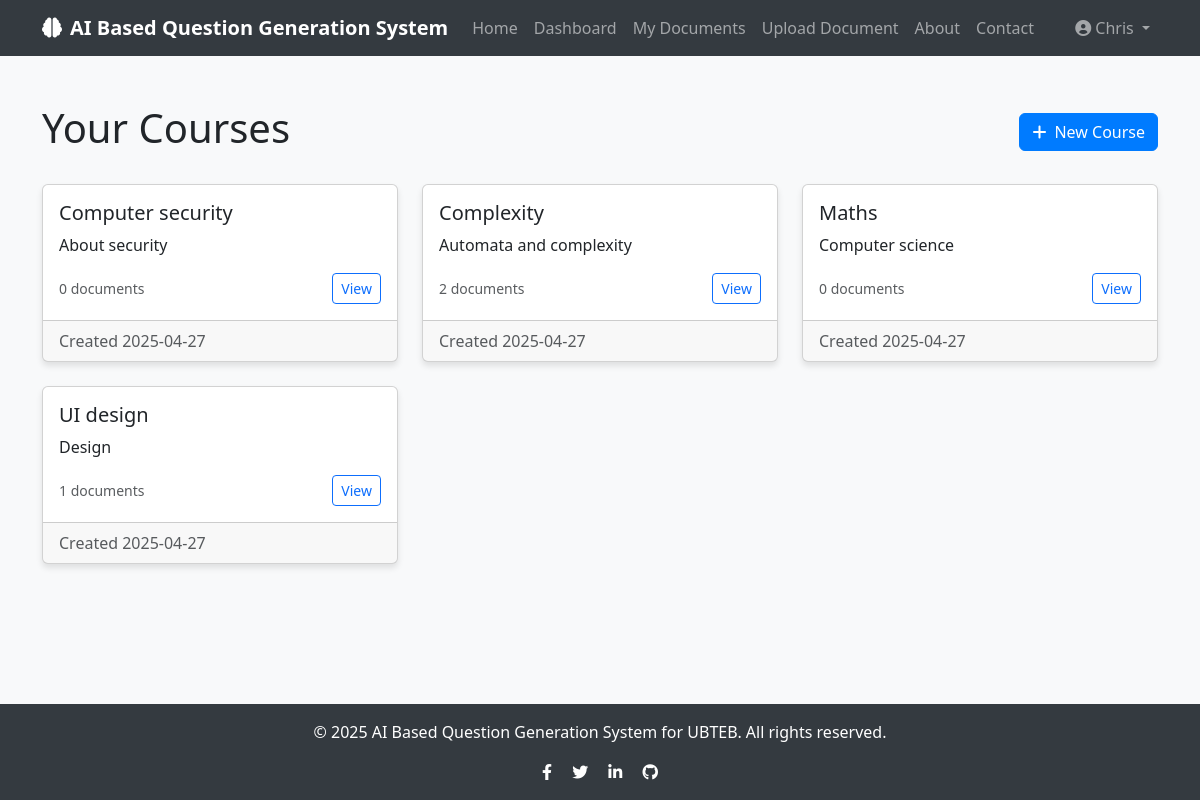
The page /courses (signed in) on the database its author committed.
### app/models/user.py (models this page shows, shortened)
class User(db.Model, UserMixin):
    __tablename__ = 'users'
    id = db.Column(db.Integer, primary_key=True)
    username = db.Column(db.String(50), unique=True, nullable=False)
    email = db.Column(db.String(120), unique=True, nullable=False)
    password = db.Column(db.String(60), nullable=False)
    created_at = db.Column(db.DateTime, default=datetime.utcnow)
    documents = db.relationship('Document', backref='author', lazy=True,
                               foreign_keys='Document.user_id', cascade="all, delete-orphan")
    questions = db.relationship('Question', backref='author', lazy=True, cascade="all, delete-orphan")
    courses = db.relationship('Course', backref='user', lazy=True, cascade="all, delete-orphan")
    chats = db.relationship('Chat', backref='user', lazy=True, cascade="all, delete-orphan")

### app/models/course.py (models this page shows, shortened)
class Course(db.Model):
    __tablename__ = 'courses'
    id = db.Column(db.Integer, primary_key=True)
    name = db.Column(db.String(100), nullable=False)
    description = db.Column(db.Text, nullable=True)
    created_at = db.Column(db.DateTime, default=datetime.utcnow)
    updated_at = db.Column(db.DateTime, default=datetime.utcnow, onupdate=datetime.utcnow)
    user_id = db.Column(db.Integer, db.ForeignKey('users.id'), nullable=False)
    documents = db.relationship('Document', backref='course', lazy=True, cascade="all, delete-orphan")
    chats = db.relationship('Chat', backref='course', lazy=True, cascade="all, delete-orphan")

### app/routes/courses.py (the view)
@courses.route('/courses')
@login_required
def list_courses():
    return render_template('courses/list.html', courses=current_user.courses)

### app/models/user.py (called while the page is built)
@login_manager.user_loader
def load_user(user_id):
    return User.query.get(int(user_id))

### app/templates/courses/list.html (shortened to what this page needs)
{% extends "base.html" %}
{% block content %}
<div class="container py-4">
  <div class="d-flex justify-content-between align-items-center mb-4">
    <h1>Your Courses</h1>
    <a href="{{ url_for('courses.create_course') }}" class="btn btn-primary">
      <i class="fas fa-plus me-2"></i>New Course
    </a>
  </div>
  {% if courses %}
    <div class="row row-cols-1 row-cols-md-2 row-cols-lg-3 g-4">
      {% for course in courses %}
        <div class="col">
          <div class="card h-100 hover-shadow">
            <div class="card-body">
              <h5 class="card-title">{{ course.name }}</h5>
              <p class="card-text">{{ course.description|truncate(100) }}</p>
              <div class="d-flex justify-content-between align-items-center">
                <small class="text-muted">{{ course.documents|length }} documents</small>
                <a href="{{ url_for('courses.view_course', course_id=course.id) }}" class="btn btn-sm btn-outline-primary">View</a>
              </div>
            </div>
            <div class="card-footer text-muted">
              Created {{ course.created_at.strftime('%Y-%m-%d') }}
            </div>
          </div>
        </div>
      {% endfor %}
    </div>
  {% else %}
    <div class="alert alert-info">
      <p>You haven't created any courses yet. Use the "New Course" button to get started.</p>
    </div>
  {% endif %}
</div>
{% endblock %}

### app/templates/base.html (shortened to what this page needs)
<!DOCTYPE html>
<html lang="en">
<head>
    <link href="https://cdn.jsdelivr.net/npm/bootstrap@5.3.0/dist/css/bootstrap.min.css" rel="stylesheet">
    <link rel="stylesheet" href="https://cdnjs.cloudflare.com/ajax/libs/font-awesome/6.0.0/css/all.min.css">
</head>
<body>
    <nav class="navbar navbar-expand-lg navbar-dark mb-4">
        <div class="container">
            <a class="navbar-brand" href="{{ url_for('main.index') }}">
                <i class="fas fa-brain me-2"></i>AI Based Question Generation System
            </a>
            <div class="collapse navbar-collapse" id="navbarNav">
                <ul class="navbar-nav me-auto">
                    <li class="nav-item">
                        <a class="nav-link" href="{{ url_for('main.index') }}">Home</a>
                    </li>
                    {% if current_user.is_authenticated %}
                    <li class="nav-item">
                        <a class="nav-link" href="{{ url_for('main.dashboard') }}">Dashboard</a>
                    </li>
                    <li class="nav-item">
                        <a class="nav-link" href="{{ url_for('questions.list_documents') }}">My Documents</a>
                    </li>
                    <li class="nav-item">
                        <a class="nav-link" href="{{ url_for('questions.upload_document') }}">Upload Document</a>
                    </li>
                    {% endif %}
                    <li class="nav-item">
                        <a class="nav-link" href="{{ url_for('main.about') }}">About</a>
                    </li>
                    <li class="nav-item">
                        <a class="nav-link" href="{{ url_for('main.contact') }}">Contact</a>
                    </li>
                </ul>
                <ul class="navbar-nav">
                    {% if current_user.is_authenticated %}
                    <li class="nav-item dropdown">
                        <a class="nav-link dropdown-toggle" href="#" id="navbarDropdown" role="button" data-bs-toggle="dropdown" aria-expanded="false">
                            <i class="fas fa-user-circle me-1"></i>{{ current_user.username }}
                        </a>
                    </li>
                    {% endif %}
                </ul>
            </div>
        </div>
    </nav>
    <div class="content">
        {% block content %}{% endblock %}
    </div>
    <footer class="footer text-center">
        <div class="container">
            <div class="row">
                <div class="col-md-12">
                    <p>&copy; 2025 AI Based Question Generation System for UBTEB. All rights reserved.</p>
                    <div class="social-icons">
                        <a href="#" class="text-white me-3"><i class="fab fa-facebook-f"></i></a>
                        <a href="#" class="text-white me-3"><i class="fab fa-twitter"></i></a>
                        <a href="#" class="text-white me-3"><i class="fab fa-linkedin-in"></i></a>
                        <a href="#" class="text-white"><i class="fab fa-github"></i></a>
                    </div>
                </div>
            </div>
        </div>
    </footer>
</body>
</html>

### app/templates/base.html (style rules this page uses)
body { min-height: 100vh; display: flex; flex-direction: column; background-color: #f8f9fa; }
.content { flex: 1; }
.navbar { background-color: #343a40; }
.navbar-brand { font-weight: bold; color: #ffffff; }
.footer { background-color: #343a40; color: #ffffff; padding: 1rem 0; margin-top: 2rem; }
.card { box-shadow: 0 4px 6px rgba(0, 0, 0, 0.1); transition: all 0.3s ease; }
.btn-primary { background-color: #007bff; border-color: #007bff; }

### rows shown on the page
User: username "Chris"
Course: name "Computer security", description "About security", documents|length "0", created_at "2025-04-27"
Course: name "Complexity", description "Automata and complexity", documents|length "2", created_at "2025-04-27"
Course: name "Maths", description "Computer science", documents|length "0", created_at "2025-04-27"
Course: name "UI design", description "Design", documents|length "1", created_at "2025-04-27"
